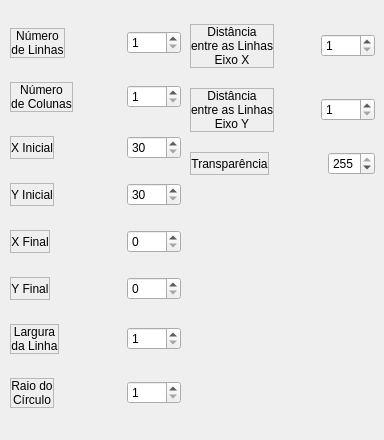
        <widget class="QWidget" name="tab">
         <attribute name="title">
          <string>Guide-Path</string>
         </attribute>
         <widget class="QWidget" name="layoutWidget">
          <property name="geometry">
           <rect>
            <x>10</x>
            <y>10</y>
            <width>171</width>
            <height>421</height>
           </rect>
          </property>
          <layout class="QVBoxLayout" name="verticalLayout_7">
           <item>
            <layout class="QHBoxLayout" name="horizontalLayout_8">
             <item>
              <widget class="QLabel" name="label_8">
               <property name="styleSheet">
                <string notr="true"/>
               </property>
               <property name="frameShape">
                <enum>QFrame::StyledPanel</enum>
               </property>
               <property name="frameShadow">
                <enum>QFrame::Plain</enum>
               </property>
               <property name="text">
                <string>Número
de Linhas</string>
               </property>
               <property name="alignment">
                <set>Qt::AlignCenter</set>
               </property>
              </widget>
             </item>
             <item>
              <spacer name="horizontalSpacer">
               <property name="orientation">
                <enum>Qt::Horizontal</enum>
               </property>
               <property name="sizeHint" stdset="0">
                <size>
                 <width>13</width>
                 <height>20</height>
                </size>
               </property>
              </spacer>
             </item>
             <item>
              <widget class="QSpinBox" name="spinBoxNumberOfLines">
               <property name="minimum">
                <number>1</number>
               </property>
               <property name="maximum">
                <number>1000</number>
               </property>
              </widget>
             </item>
            </layout>
           </item>
           <item>
            <layout class="QHBoxLayout" name="horizontalLayout_9">
             <item>
              <widget class="QLabel" name="label_23">
               <property name="styleSheet">
                <string notr="true"/>
               </property>
               <property name="frameShape">
                <enum>QFrame::StyledPanel</enum>
               </property>
               <property name="frameShadow">
                <enum>QFrame::Plain</enum>
               </property>
               <property name="text">
                <string>Número
de Colunas</string>
               </property>
               <property name="alignment">
                <set>Qt::AlignCenter</set>
               </property>
              </widget>
             </item>
             <item>
              <spacer name="horizontalSpacer_2">
               <property name="orientation">
                <enum>Qt::Horizontal</enum>
               </property>
               <property name="sizeHint" stdset="0">
                <size>
                 <width>13</width>
                 <height>20</height>
                </size>
               </property>
              </spacer>
             </item>
             <item>
              <widget class="QSpinBox" name="spinBoxNumberOfCols">
               <property name="minimum">
                <number>1</number>
               </property>
               <property name="maximum">
                <number>1000</number>
               </property>
              </widget>
             </item>
            </layout>
           </item>
           <item>
            <layout class="QHBoxLayout" name="horizontalLayout_10">
             <item>
              <widget class="QLabel" name="label_24">
               <property name="styleSheet">
                <string notr="true"/>
               </property>
               <property name="frameShape">
                <enum>QFrame::StyledPanel</enum>
               </property>
               <property name="frameShadow">
                <enum>QFrame::Plain</enum>
               </property>
               <property name="text">
                <string>X Inicial</string>
               </property>
               <property name="alignment">
                <set>Qt::AlignCenter</set>
               </property>
              </widget>
             </item>
             <item>
              <spacer name="horizontalSpacer_3">
               <property name="orientation">
                <enum>Qt::Horizontal</enum>
               </property>
               <property name="sizeHint" stdset="0">
                <size>
                 <width>13</width>
                 <height>20</height>
                </size>
               </property>
              </spacer>
             </item>
             <item>
              <widget class="QSpinBox" name="spinBoxInitX">
               <property name="minimum">
                <number>30</number>
               </property>
               <property name="maximum">
                <number>1000</number>
               </property>
              </widget>
             </item>
            </layout>
           </item>
           <item>
            <layout class="QHBoxLayout" name="horizontalLayout_11">
             <item>
              <widget class="QLabel" name="label_25">
               <property name="styleSheet">
                <string notr="true"/>
               </property>
               <property name="frameShape">
                <enum>QFrame::StyledPanel</enum>
               </property>
               <property name="frameShadow">
                <enum>QFrame::Plain</enum>
               </property>
               <property name="text">
                <string>Y Inicial</string>
               </property>
               <property name="alignment">
                <set>Qt::AlignCenter</set>
               </property>
              </widget>
             </item>
             <item>
              <spacer name="horizontalSpacer_4">
               <property name="orientation">
                <enum>Qt::Horizontal</enum>
               </property>
               <property name="sizeHint" stdset="0">
                <size>
                 <width>13</width>
                 <height>20</height>
                </size>
               </property>
              </spacer>
             </item>
             <item>
              <widget class="QSpinBox" name="spinBoxInitY">
               <property name="minimum">
                <number>30</number>
               </property>
               <property name="maximum">
                <number>1000</number>
               </property>
              </widget>
             </item>
            </layout>
           </item>
           <item>
            <layout class="QHBoxLayout" name="horizontalLayout_12">
             <item>
              <widget class="QLabel" name="label_26">
               <property name="styleSheet">
                <string notr="true"/>
               </property>
               <property name="frameShape">
                <enum>QFrame::StyledPanel</enum>
               </property>
               <property name="frameShadow">
                <enum>QFrame::Plain</enum>
               </property>
               <property name="text">
                <string>X Final</string>
               </property>
               <property name="alignment">
                <set>Qt::AlignCenter</set>
               </property>
              </widget>
             </item>
             <item>
              <spacer name="horizontalSpacer_5">
               <property name="orientation">
                <enum>Qt::Horizontal</enum>
               </property>
               <property name="sizeHint" stdset="0">
                <size>
                 <width>13</width>
                 <height>20</height>
                </size>
               </property>
              </spacer>
             </item>
             <item>
              <widget class="QSpinBox" name="spinBoxFinalX">
               <property name="maximum">
                <number>1000</number>
               </property>
              </widget>
             </item>
            </layout>
           </item>
           <item>
            <layout class="QHBoxLayout" name="horizontalLayout_13">
             <item>
              <widget class="QLabel" name="label_27">
               <property name="styleSheet">
                <string notr="true"/>
               </property>
               <property name="frameShape">
                <enum>QFrame::StyledPanel</enum>
               </property>
               <property name="frameShadow">
                <enum>QFrame::Plain</enum>
               </property>
               <property name="text">
                <string>Y Final</string>
               </property>
               <property name="alignment">
                <set>Qt::AlignCenter</set>
               </property>
              </widget>
             </item>
             <item>
              <spacer name="horizontalSpacer_6">
               <property name="orientation">
                <enum>Qt::Horizontal</enum>
               </property>
               <property name="sizeHint" stdset="0">
                <size>
                 <width>13</width>
                 <height>20</height>
                </size>
               </property>
              </spacer>
             </item>
             <item>
              <widget class="QSpinBox" name="spinBoxFinalY">
               <property name="maximum">
                <number>1000</number>
               </property>
              </widget>
             </item>
            </layout>
           </item>
           <item>
            <layout class="QHBoxLayout" name="horizontalLayout_14">
             <item>
              <widget class="QLabel" name="label_28">
               <property name="styleSheet">
                <string notr="true"/>
               </property>
               <property name="frameShape">
                <enum>QFrame::StyledPanel</enum>
               </property>
               <property name="frameShadow">
                <enum>QFrame::Plain</enum>
               </property>
               <property name="text">
                <string>Largura
da Linha</string>
               </property>
               <property name="alignment">
                <set>Qt::AlignCenter</set>
               </property>
              </widget>
             </item>
             <item>
              <spacer name="horizontalSpacer_7">
               <property name="orientation">
                <enum>Qt::Horizontal</enum>
               </property>
               <property name="sizeHint" stdset="0">
                <size>
                 <width>13</width>
                 <height>20</height>
                </size>
               </property>
              </spacer>
             </item>
             <item>
              <widget class="QSpinBox" name="spinBoxWidthOfLine">
               <property name="minimum">
                <number>1</number>
               </property>
               <property name="maximum">
                <number>1000</number>
               </property>
              </widget>
             </item>
            </layout>
           </item>
           <item>
            <layout class="QHBoxLayout" name="horizontalLayout_15">
             <item>
              <widget class="QLabel" name="label_29">
               <property name="styleSheet">
                <string notr="true"/>
               </property>
               <property name="frameShape">
                <enum>QFrame::StyledPanel</enum>
               </property>
               <property name="frameShadow">
                <enum>QFrame::Plain</enum>
               </property>
               <property name="text">
                <string>Raio do
Círculo</string>
               </property>
               <property name="alignment">
                <set>Qt::AlignCenter</set>
               </property>
              </widget>
             </item>
             <item>
              <spacer name="horizontalSpacer_8">
               <property name="orientation">
                <enum>Qt::Horizontal</enum>
               </property>
               <property name="sizeHint" stdset="0">
                <size>
                 <width>13</width>
                 <height>20</height>
                </size>
               </property>
              </spacer>
             </item>
             <item>
              <widget class="QSpinBox" name="spinBoxCircleRadius">
               <property name="minimum">
                <number>1</number>
               </property>
               <property name="maximum">
                <number>1000</number>
               </property>
              </widget>
             </item>
            </layout>
           </item>
          </layout>
         </widget>
         <widget class="QWidget" name="layoutWidget">
          <property name="geometry">
           <rect>
            <x>190</x>
            <y>10</y>
            <width>185</width>
            <height>179</height>
           </rect>
          </property>
          <layout class="QVBoxLayout" name="verticalLayout_8">
           <item>
            <layout class="QHBoxLayout" name="horizontalLayout_16">
             <item>
              <widget class="QLabel" name="label_9">
               <property name="styleSheet">
                <string notr="true"/>
               </property>
               <property name="frameShape">
                <enum>QFrame::StyledPanel</enum>
               </property>
               <property name="frameShadow">
                <enum>QFrame::Plain</enum>
               </property>
               <property name="text">
                <string>Distância
entre as Linhas
Eixo X</string>
               </property>
               <property name="alignment">
                <set>Qt::AlignCenter</set>
               </property>
              </widget>
             </item>
             <item>
              <spacer name="horizontalSpacer_9">
               <property name="orientation">
                <enum>Qt::Horizontal</enum>
               </property>
               <property name="sizeHint" stdset="0">
                <size>
                 <width>13</width>
                 <height>20</height>
                </size>
               </property>
              </spacer>
             </item>
             <item>
              <widget class="QSpinBox" name="spinBoxDistanceBetweenLinesX">
               <property name="minimum">
                <number>1</number>
               </property>
               <property name="maximum">
                <number>1000</number>
               </property>
              </widget>
             </item>
            </layout>
           </item>
           <item>
            <layout class="QHBoxLayout" name="horizontalLayout_17">
             <item>
              <widget class="QLabel" name="label_11">
               <property name="styleSheet">
                <string notr="true"/>
               </property>
               <property name="frameShape">
                <enum>QFrame::StyledPanel</enum>
               </property>
               <property name="frameShadow">
                <enum>QFrame::Plain</enum>
               </property>
               <property name="text">
                <string>Distância
entre as Linhas
Eixo Y</string>
               </property>
               <property name="alignment">
                <set>Qt::AlignCenter</set>
               </property>
              </widget>
             </item>
             <item>
              <spacer name="horizontalSpacer_10">
               <property name="orientation">
                <enum>Qt::Horizontal</enum>
               </property>
               <property name="sizeHint" stdset="0">
                <size>
                 <width>13</width>
                 <height>20</height>
                </size>
               </property>
              </spacer>
             </item>
             <item>
              <widget class="QSpinBox" name="spinBoxDistanceBetweenLinesY">
               <property name="minimum">
                <number>1</number>
               </property>
               <property name="maximum">
                <number>1000</number>
               </property>
              </widget>
             </item>
            </layout>
           </item>
           <item>
            <layout class="QHBoxLayout" name="horizontalLayout_31">
             <item>
              <widget class="QLabel" name="label_34">
               <property name="styleSheet">
                <string notr="true"/>
               </property>
               <property name="frameShape">
                <enum>QFrame::StyledPanel</enum>
               </property>
               <property name="frameShadow">
                <enum>QFrame::Plain</enum>
               </property>
               <property name="text">
                <string>Transparência</string>
               </property>
               <property name="alignment">
                <set>Qt::AlignCenter</set>
               </property>
              </widget>
             </item>
             <item>
              <spacer name="horizontalSpacer_13">
               <property name="orientation">
                <enum>Qt::Horizontal</enum>
               </property>
               <property name="sizeHint" stdset="0">
                <size>
                 <width>13</width>
                 <height>20</height>
                </size>
               </property>
              </spacer>
             </item>
             <item>
              <widget class="QSpinBox" name="spinBoxAlphaColor">
               <property name="minimum">
                <number>0</number>
               </property>
               <property name="maximum">
                <number>255</number>
               </property>
               <property name="value">
                <number>255</number>
               </property>
              </widget>
             </item>
            </layout>
           </item>
          </layout>
         </widget>
        </widget>
